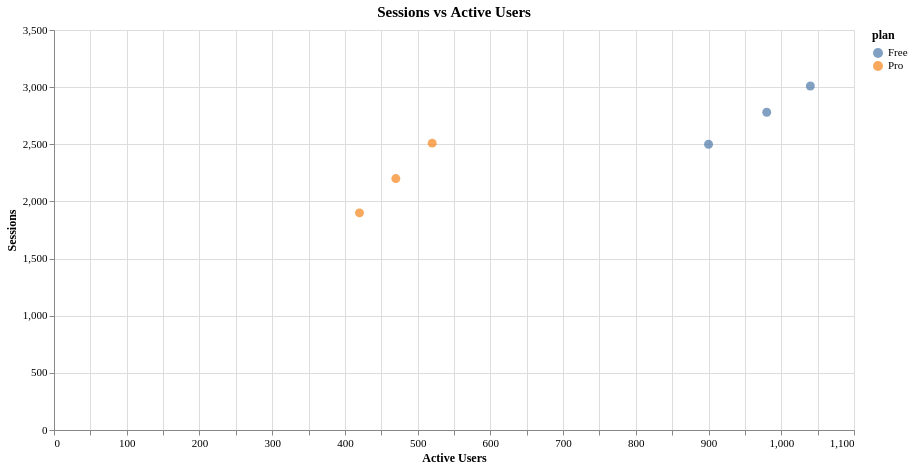

Write a Vega-Lite specification for this figure.
### Vega-Lite specification from a JSON file in a GitHub repository (floating-point values rounded to 4 significant figures)
{"config": {"view": {"continuousWidth": 300, "continuousHeight": 300, "stroke": "#d9e2ec"}, "axis": {"labelAngle": 0, "labelFontSize": 11, "titleFontSize": 12, "titleFontWeight": 600, "labelFont": "Hanken Grotesk", "titleFont": "Hanken Grotesk"}, "legend": {"labelFontSize": 11, "titleFontSize": 12, "titleFontWeight": 600, "labelFont": "Hanken Grotesk", "titleFont": "Hanken Grotesk"}, "title": {"fontSize": 15, "fontWeight": 600, "subtitleFontSize": 12, "subtitleFontWeight": 400, "font": "Hanken Grotesk", "subtitleFont": "Hanken Grotesk"}}, "data": {"name": "data-0622a634e1c6d54b5b38c546fbda9437"}, "mark": {"type": "circle", "size": 80}, "encoding": {"color": {"field": "plan", "type": "nominal"}, "tooltip": [{"field": "active_users", "type": "quantitative"}, {"field": "sessions", "type": "quantitative"}, {"field": "plan", "type": "nominal"}], "x": {"axis": {"labelAngle": 0}, "field": "active_users", "title": "Active Users", "type": "quantitative"}, "y": {"field": "sessions", "title": "Sessions", "type": "quantitative"}}, "height": 400, "params": [{"name": "param_1e9efca18e7a2868", "select": {"type": "interval", "encodings": ["x", "y"]}, "bind": "scales"}], "title": "Sessions vs Active Users", "width": 800, "$schema": "https://vega.github.io/schema/vega-lite/v6.4.1.json", "datasets": {"data-0622a634e1c6d54b5b38c546fbda9437": [{"active_users": 420.0, "sessions": 1900.0, "plan": "Pro"}, {"active_users": 520.0, "sessions": 2510.0, "plan": "Pro"}, {"active_users": 900.0, "sessions": 2500.0, "plan": "Free"}, {"active_users": 1040.0, "sessions": 3010.0, "plan": "Free"}, {"active_users": 980.0, "sessions": 2780.0, "plan": "Free"}, {"active_users": 470.0, "sessions": 2200.0, "plan": "Pro"}]}}
